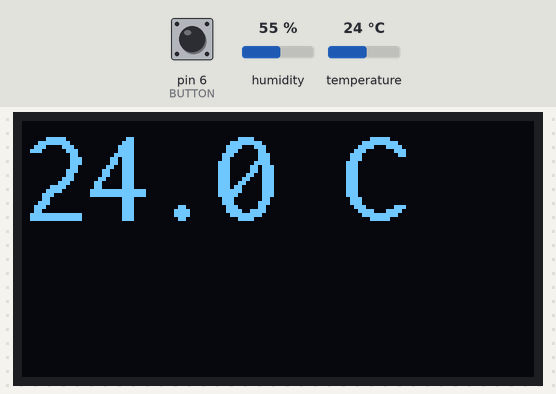
Bench run of a sketch on a simulated Arduino Uno, built with avr-gcc and run on an emulated ATmega328P. Parts: 128×64 one-colour display. Inputs (shaded band) come from the test bench; at power-on: pin 6 (BUTTON) LOW, temperature 24 °C, humidity 55 %.

Above: at 1.2 s.
1.3 s: pin 6 (BUTTON) pulled HIGH for 0.2 s
At 1.68 s:
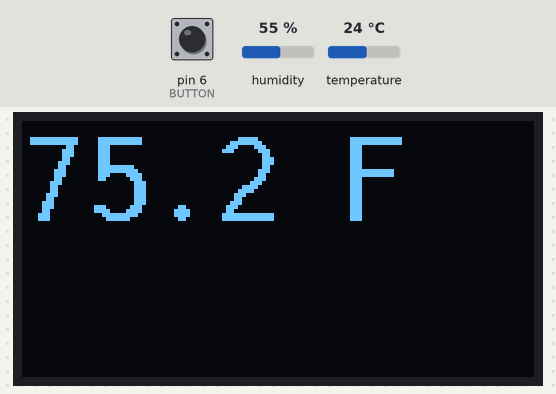
3.3 s: temperature set to 12 °C
At 5.8 s:
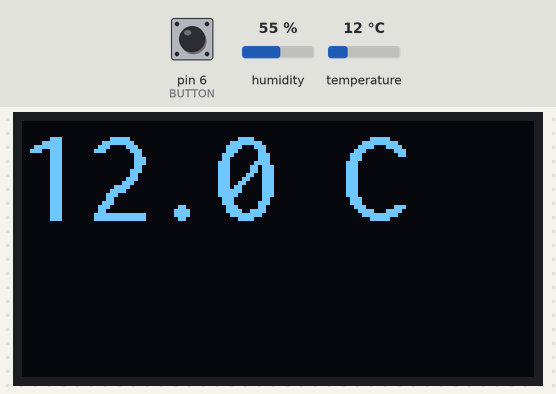
6.1 s: pin 6 (BUTTON) pulled HIGH for 1 s
At 7.1 s:
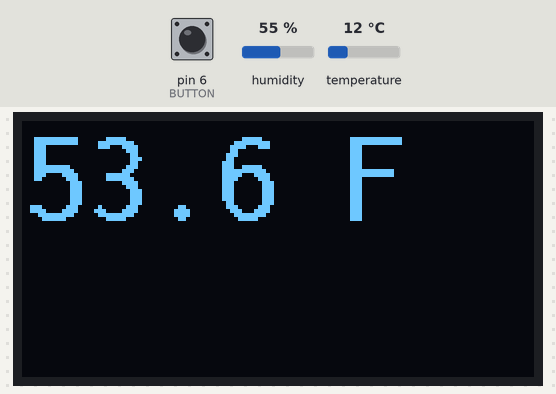
8.8 s: temperature set to 19 °C
At 9.7 s:
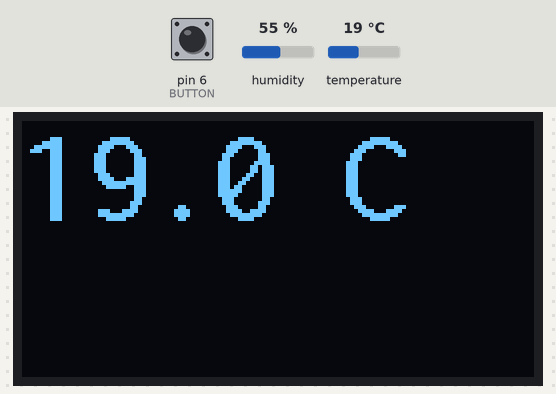
10.4 s: temperature set to 28 °C
At 12.2 s:
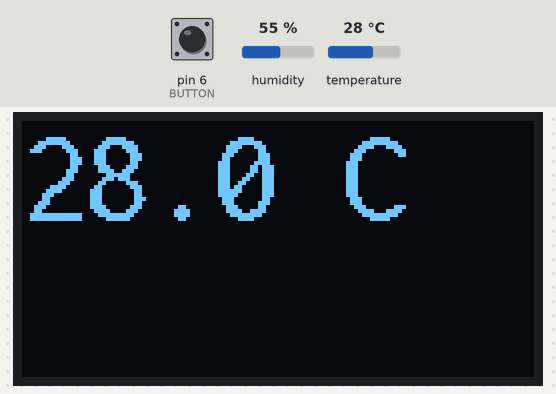
Timing chart, 0 to 13.6 s (numbered marks = the images above; inputs shaded):
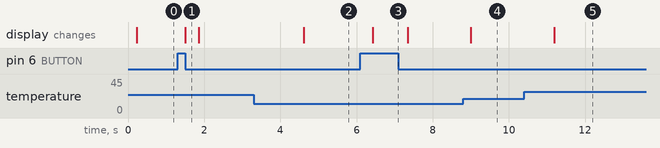

Measured:
- after the input at 1.3 s, the display: changes after 0.20 s (image 1)
- after the input at 3.3 s, the display: changes after 1.3 s (image 2)
- after the input at 6.1 s, the display: changes after 0.32 s (image 3)
- after the input at 8.8 s, the display: changes after 0.20 s (image 4)
- after the input at 10.4 s, the display: changes after 0.79 s (image 5)

The sketch:

tempDisplay.ino
```cpp
#include <U8g2lib.h>
#include <Wire.h>
#include <DHT.h>
#include <stdlib.h> // be careful, pulls in a lot.

#define DHTPIN 3
#define BUTTON 6
#define DHTTYPE DHT11

// global objects
U8X8_SSD1306_128X64_NONAME_HW_I2C u8x8(/* reset=*/U8X8_PIN_NONE);
DHT dht(DHTPIN, DHTTYPE);

//setup runs at reset
void setup(void) {
  Serial.begin(115200);
  u8x8.begin();
  u8x8.setFlipMode(true);
  Wire.begin();
  dht.begin();
}

float readTemp(){
    float temp_hum_val[2] = {0};
    // Reading temperature or humidity takes about 250 milliseconds!
    // Sensor readings may also be up to 2 seconds 'old' (its a very slow sensor)


    if(!dht.readTempAndHumidity(temp_hum_val)){
      return temp_hum_val[1];
    }
    else{
       Serial.println("Failed to get temprature and humidity value.");
       return (-1);
    }
}
char tempBuf[10];
bool  fahrmode = false;
void loop(void) {
  u8x8.setFont(u8x8_font_inr21_2x4_f);
  float temp = readTemp();
  if (digitalRead(BUTTON)){
    temp = (temp *9)/5 +32;
    fahrmode = true;
  }
  else
    fahrmode = false;
  dtostrf(temp,3,1,tempBuf);
  if (fahrmode)
    strcat(tempBuf, " F");
  else
    strcat(tempBuf," C");

  u8x8.drawString(0,0,tempBuf);
}
```
